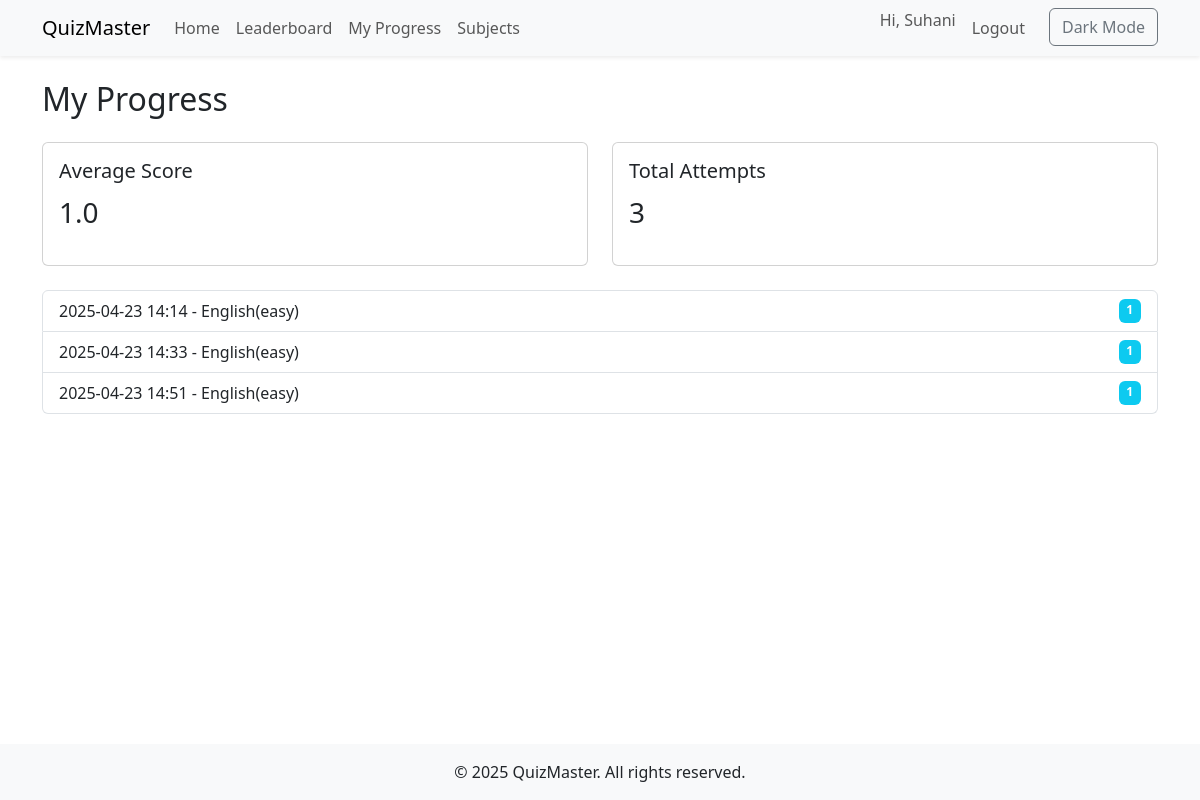
The page /progress/ (signed in) on the database as committed earlier.
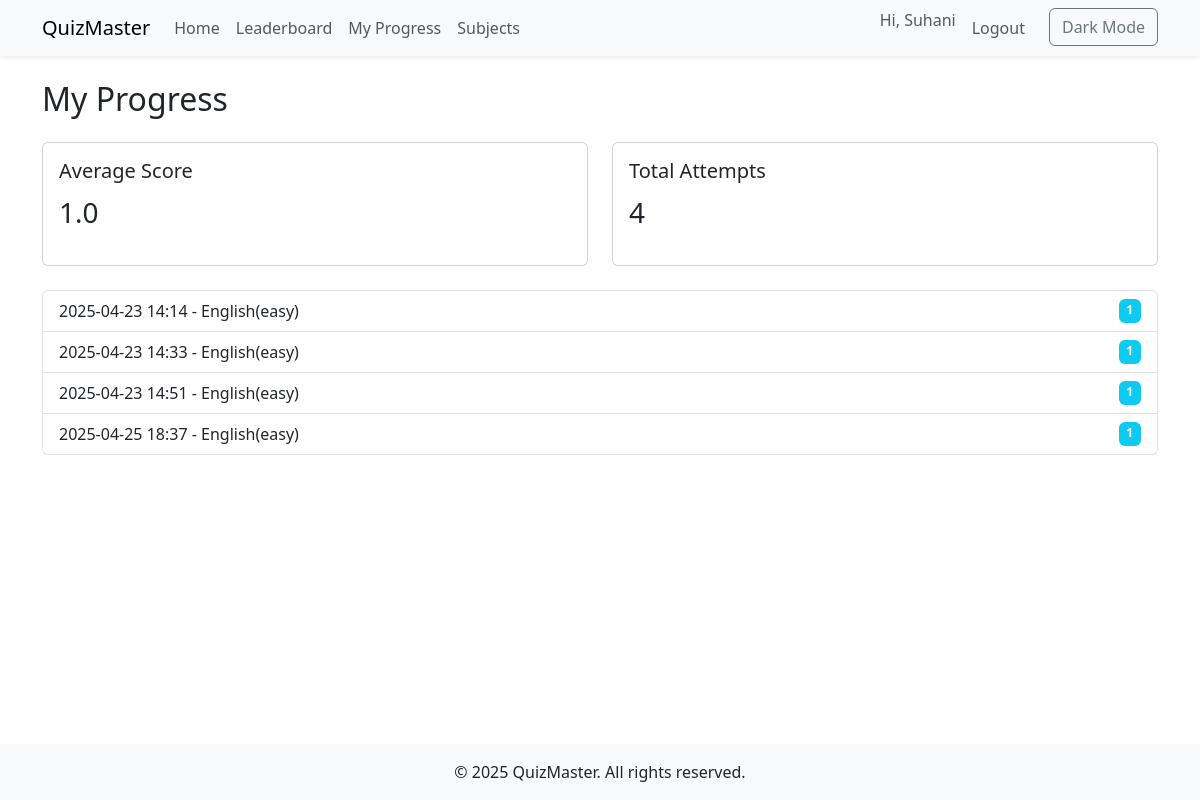
The same page on the database as committed later.
### quiz/models.py (models this page shows, shortened)
class UserQuizAttempt(models.Model):
    user = models.ForeignKey(User, on_delete=models.CASCADE)
    quiz = models.ForeignKey(Quiz, on_delete=models.CASCADE)
    score = models.IntegerField()
    date = models.DateTimeField(auto_now_add=True)

class Quiz(models.Model):
    title = models.CharField(max_length=200)
    category = models.ForeignKey(Category, on_delete=models.CASCADE)
    tags = models.ManyToManyField(Tag, blank=True)
    duration = models.PositiveIntegerField(help_text="Duration in minutes", default=5)

### quiz/views.py (the view)
# urls.py: path('progress/', views.user_progress, name='user_progress'),
@login_required
def user_progress(request):
    attempts = UserQuizAttempt.objects.filter(user=request.user).order_by('date')
    stats = attempts.aggregate(avg_score=Avg('score'), total=Count('id'))
    labels = [a.date.strftime("%Y-%m-%d %H:%M") for a in attempts]
    scores = [a.score for a in attempts]
    return render(request, 'quiz/user_progress.html', {
        'stats': stats,
        'labels': labels,
        'scores': scores,
        'attempts': attempts,
    })

### templates/quiz/user_progress.html
{% extends 'base.html' %}
{% block content %}
  <h2 class="mb-4">My Progress</h2>
  <div class="row mb-4">
    <div class="col-md-6">
      <div class="card p-3">
        <h5>Average Score</h5>
        <p class="fs-3">{{ stats.avg_score|default:"0" }}</p>
      </div>
    </div>
    <div class="col-md-6">
      <div class="card p-3">
        <h5>Total Attempts</h5>
        <p class="fs-3">{{ stats.total }}</p>
      </div>
    </div>
  </div>
  <ul class="list-group">
    {% for attempt in attempts %}
      <li class="list-group-item d-flex justify-content-between">
        <span>{{ attempt.date|date:"Y-m-d H:i" }} - {{ attempt.quiz.title }}</span>
        <span class="badge bg-info">{{ attempt.score }}</span>
      </li>
    {% endfor %}
  </ul>
{% endblock %}

Rows that differ between the two databases and show on the page:
added UserQuizAttempt: date "2025-04-25 18:37", quiz "English(easy)", score "1"
Other text that changed with them:
{{ stats.total }}: "3" → "4"
